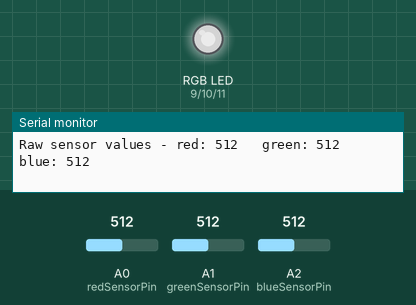
Recording of a sketch running on a simulated Arduino Uno, built with avr-gcc and run on an emulated ATmega328P. Parts: an RGB LED mixed from three pins (HIGH = lit), the last lines printed to the serial monitor. Inputs (shaded band) come from the test bench; at power-on: A0 (redSensorPin) = 512, A1 (greenSensorPin) = 512, A2 (blueSensorPin) = 512. Dim RGB values are drawn brighter than linear.

Above: at 1.2 s.
1.3 s: A0 (redSensorPin) set to 412
At 1.7 s:
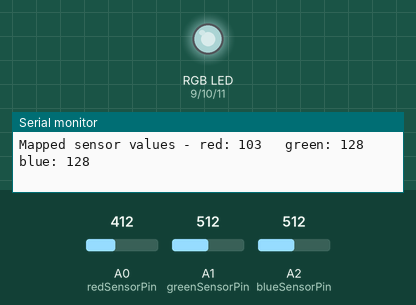
4.3 s: A0 (redSensorPin) set to 386
At 5.2 s:
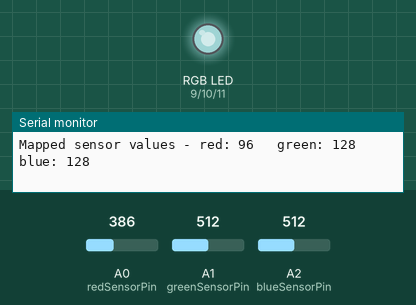
7.3 s: A1 (greenSensorPin) set to 417
At 7.7 s:
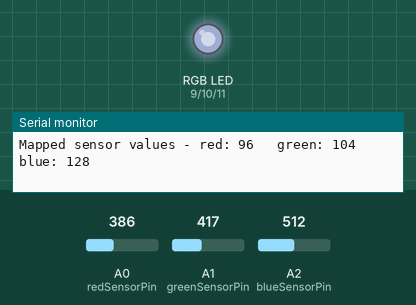
10.3 s: A1 (greenSensorPin) set to 387
At 10.9 s:
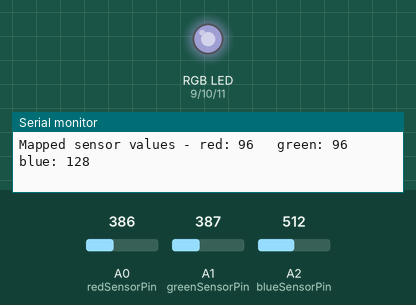
13.3 s: A2 (blueSensorPin) set to 408
At 14.6 s:
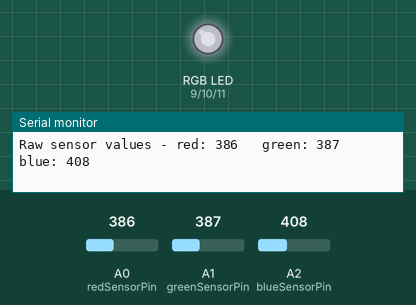
14.9 s: A2 (blueSensorPin) set to 391
At 15.5 s:
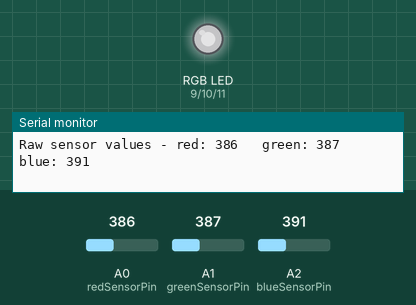
Timing chart, 0 to 17.9 s (numbered marks = the images above; inputs shaded):
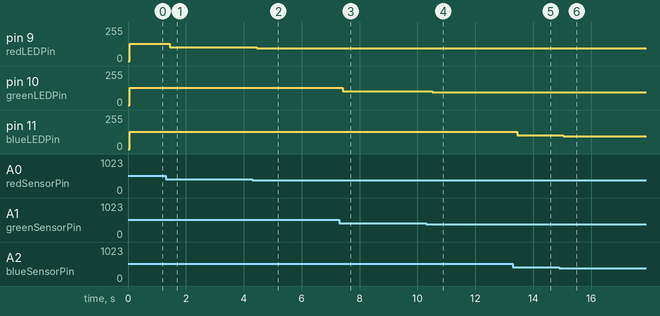

The sketch:

proj4.ino
```cpp
const int redLEDPin = 9;
const int greenLEDPin = 10;
const int blueLEDPin = 11;

const int redSensorPin = A0;
const int greenSensorPin = A1;
const int blueSensorPin = A2;

int redValue = 0;
int greenValue = 0;
int blueValue = 0;

int redSensorValue = 0;
int greenSensorValue = 0;
int blueSensorValue = 0;

void setup() {
  Serial.begin(9600);

  pinMode(redLEDPin, OUTPUT);
  pinMode(greenLEDPin, OUTPUT);
  pinMode(blueLEDPin, OUTPUT);
}

void loop() {
  // Read value with a delay as it takes time for ADC to do its work.
  // ADC - Analog-to-Digital Converter
  redSensorValue = analogRead(redSensorPin);
  delay(5);
  greenSensorValue = analogRead(greenSensorPin);
  delay(5);
  blueSensorValue = analogRead(blueSensorPin);
  delay(5);

  Serial.print("Raw sensor values - red: ");
  Serial.print(redSensorValue);
  Serial.print("\t green: ");
  Serial.print(greenSensorValue);
  Serial.print("\t blue: ");
  Serial.println(blueSensorValue);

  // Sensor reading range is 0-1023, while analogWrite is 0-255
  redValue = redSensorValue / 4;
  greenValue = greenSensorValue / 4;
  blueValue = blueSensorValue / 4;

  Serial.print("Mapped sensor values - red: ");
  Serial.print(redValue);
  Serial.print("\t green: ");
  Serial.print(greenValue);
  Serial.print("\t blue: ");
  Serial.println(blueValue);
  Serial.println();

  analogWrite(redLEDPin, redValue);
  analogWrite(greenLEDPin, greenValue);
  analogWrite(blueLEDPin, blueValue);

  // delay(100);
}
```

Measured:
- after the input at 1.3 s, pin 9 (redLEDPin): 128/255 → 103/255 after 0.15 s
- after the input at 4.3 s, pin 9 (redLEDPin): 103/255 → 96/255 after 0.15 s
- after the input at 7.3 s, pin 10 (greenLEDPin): 128/255 → 104/255 after 0.12 s
- after the input at 10.3 s, pin 10 (greenLEDPin): 104/255 → 96/255 after 0.21 s
- after the input at 13.3 s, pin 11 (blueLEDPin): 128/255 → 102/255 after 0.16 s
- after the input at 14.9 s, pin 11 (blueLEDPin): 102/255 → 97/255 after 0.14 s
